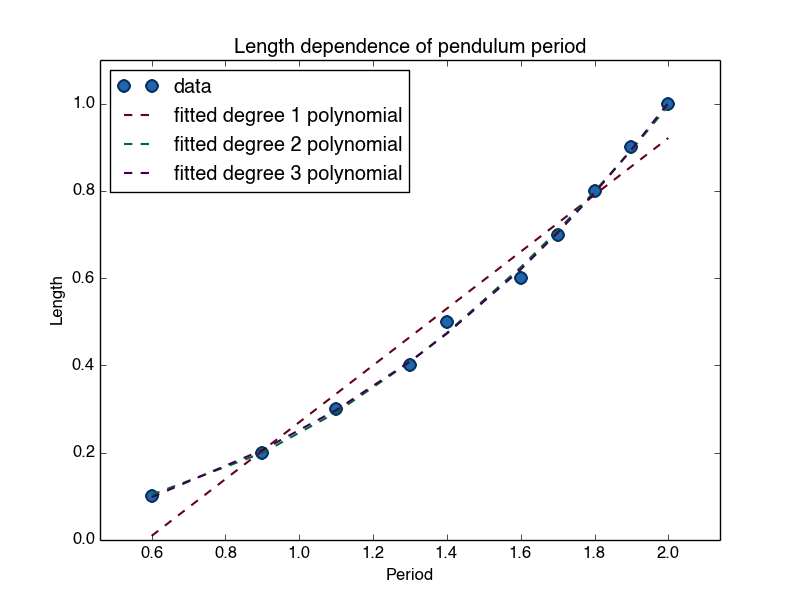

Source code (Python):
# Exercise 6.25
import numpy as np
import matplotlib.pyplot as plt


def fit(x, y):
    plt.plot(x, y, 'o',
             markerfacecolor='#2166ac',
             markeredgecolor='#053061',
             markersize=8,
             markeredgewidth=1.5)

    for deg, linecol in [(1, '#67001f'), (2, '#006837'), (3, '#40004b')]:
        coeff = np.polyfit(x, y, deg)
        y_fit = np.poly1d(coeff)
        print y_fit
        plt.plot(x, y_fit(x), '--',
                 color=linecol,
                 linewidth=1.5)

    # set axis ranges appropriately
    x_range = x.max() - x.min()
    y_range = y.max() - y.min()
    plt.xlim([x.min() - 0.1 * x_range, x.max() + 0.1 * x_range])
    plt.ylim([y.min() - 0.1 * y_range, y.max() + 0.1 * y_range])
    plt.xlabel('Period')
    plt.ylabel('Length')
    plt.title('Length dependence of pendulum period')
    plt.legend(['data',
                'fitted degree 1 polynomial',
                'fitted degree 2 polynomial',
                'fitted degree 3 polynomial'],
               loc=2)
    plt.ylim([0, 1.1])
    plt.show()


length, period = np.loadtxt('pendulum.dat', unpack=True, skiprows=1)
fit(period, length)

"""
Polynomials:

degree 1: 0.6512*x - 0.3813
degree 2: 0.2885*x**2 - 0.1134*x + 0.06792 (Best fit)
degree 3: 0.07176*x**3 + 0.008071*x**2 + 0.2258*x - 0.05583
"""
